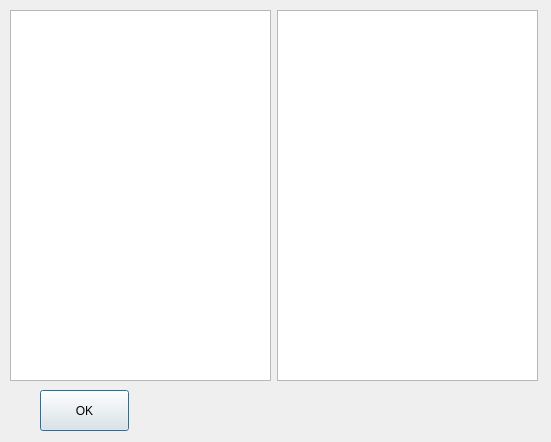
<?xml version="1.0" encoding="UTF-8"?>
<ui version="4.0">
 <class>Dialog</class>
 <widget class="QDialog" name="Dialog">
  <property name="geometry">
   <rect>
    <x>0</x>
    <y>0</y>
    <width>551</width>
    <height>442</height>
   </rect>
  </property>
  <property name="windowTitle">
   <string>Dialog</string>
  </property>
  <widget class="QWidget" name="horizontalLayoutWidget">
   <property name="geometry">
    <rect>
     <x>10</x>
     <y>10</y>
     <width>528</width>
     <height>371</height>
    </rect>
   </property>
   <layout class="QHBoxLayout" name="horizontalLayout">
    <item>
     <widget class="QListWidget" name="listWidgetLeft"/>
    </item>
    <item>
     <widget class="QListWidget" name="listWidgetRight"/>
    </item>
   </layout>
  </widget>
  <widget class="QPushButton" name="pushButtonExit">
   <property name="geometry">
    <rect>
     <x>40</x>
     <y>390</y>
     <width>89</width>
     <height>41</height>
    </rect>
   </property>
   <property name="text">
    <string>OK</string>
   </property>
  </widget>
 </widget>
 <resources/>
 <connections/>
</ui>
